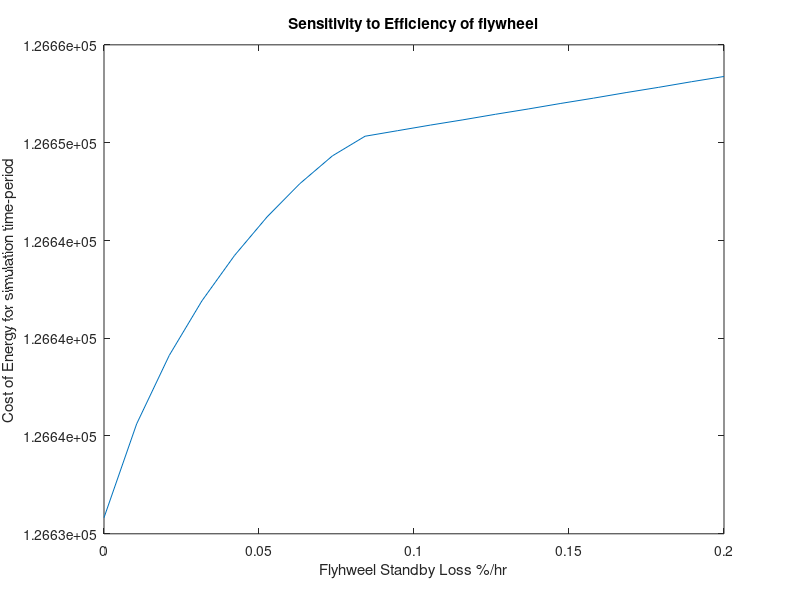

This figure's MATLAB source:


A = csvread('Gen_Cost_v_Losses.txt');
plot(A(:,1),A(:,2))
title("Sensitivity to Efficiency of flywheel")
xlabel("Flyhweel Standby Loss %/hr")
ylabel("Cost of Energy for simulation time-period")
savefig("Efficiency_Sweep")
close(gcf)